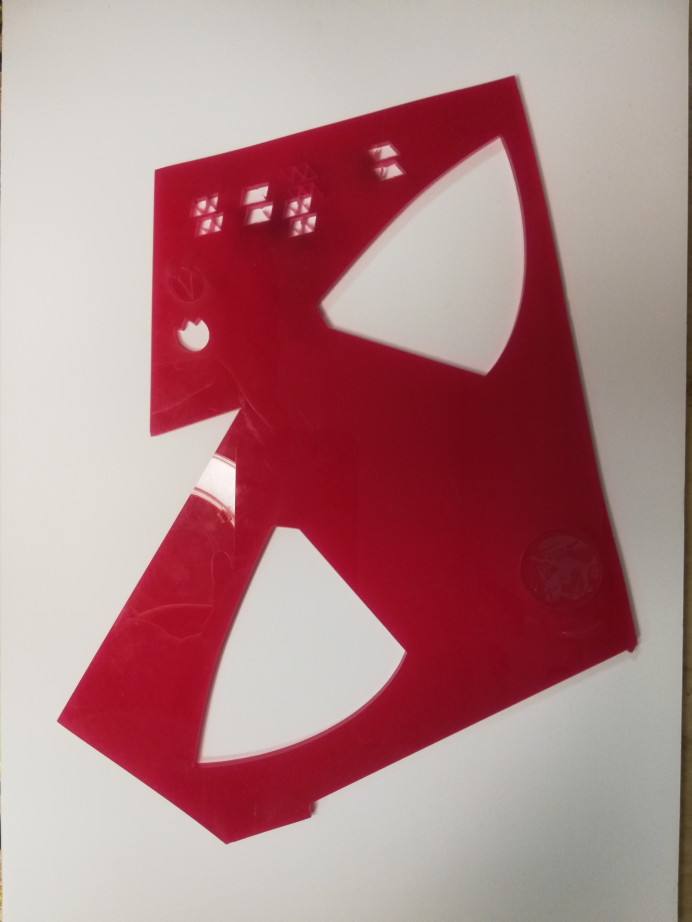
#> input picture lesson04/Task02/nobg_plastic.jpg, 3456 x 4608 px (shown at 1/5 size)
$ jupyter execute Lesson04_task02.ipynb
#> lines starting #> are read from the running program, lines starting #| are printed output that depends on the picture; after the words box and inside, x2 and y2 are one past the last pixel; in counts of white or black regions, pixels touching at a corner belong together
[cell 1]
import numpy as np
import cv2 as cv # OpenCV library
from google.colab.patches import cv2_imshow # colab-specific function
import random as rng

img = cv.imread("nobg_plastic.jpg")
#> img is the input picture: shape (4608, 3456, 3); mean B, G, R 132.9, 130.5, 176
img_gray = cv.cvtColor(img, cv.COLOR_BGR2GRAY)
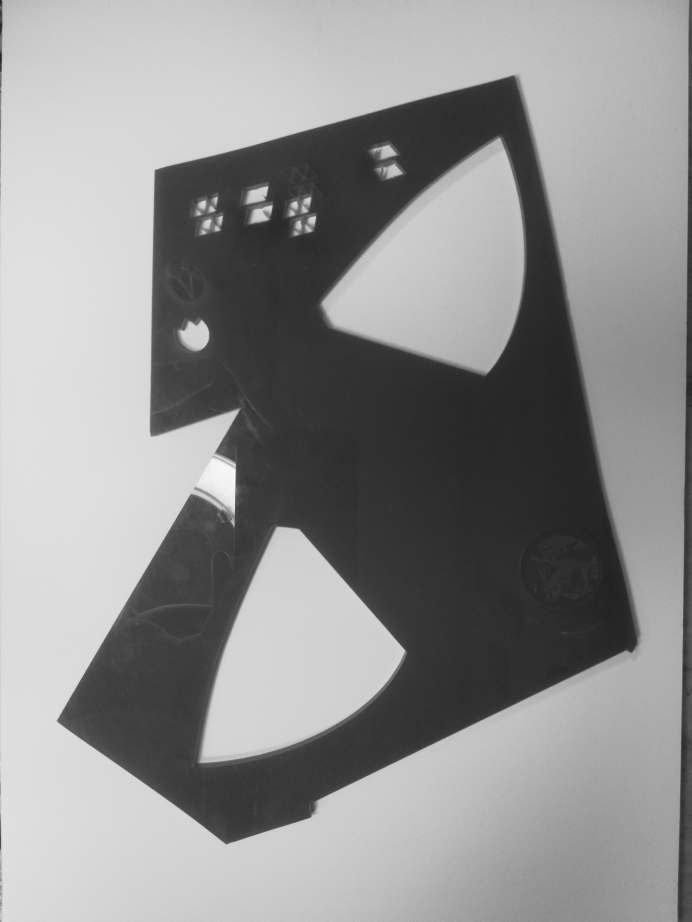
#> img_gray: shape (4608, 3456) (shown at 1/5 size); min 3, max 253, mean 144.4
img_blur = cv.blur(img_gray, (3,3))
img_blur = cv.resize(img_blur,None,fx=0.2, fy=0.2, interpolation = cv.INTER_CUBIC) # scaled down x0.2
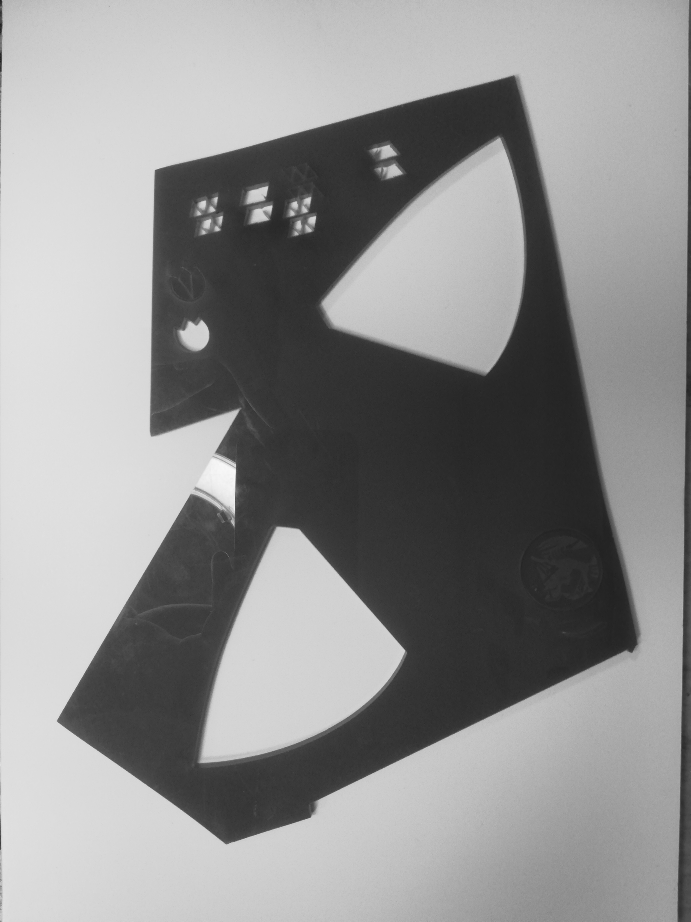
#> img_blur: shape (922, 691); min 29, max 247, mean 144.4

cv2_imshow(img_blur)

low_threshold = 70 # pixel value
ratio = 3

canny_output = cv.Canny(img_blur, low_threshold, low_threshold * ratio)
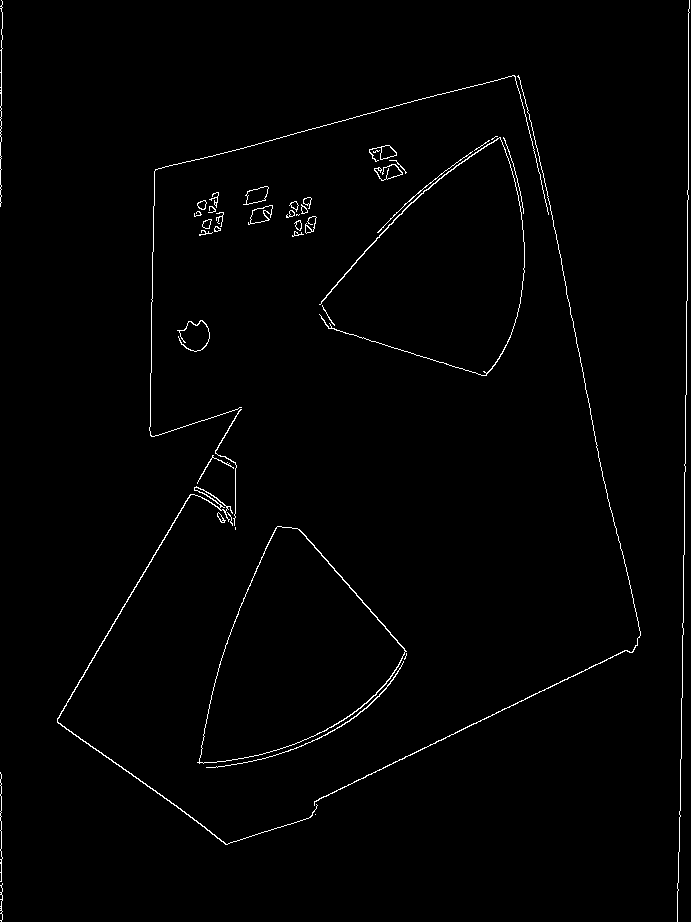
#> canny_output: shape (922, 691); 1.2% white in thin lines or dots
contours, _ = cv.findContours(canny_output, cv.RETR_TREE, cv.CHAIN_APPROX_SIMPLE,)
#> contours = 64 contours, 27 with area under 20; largest, box (x1, y1, x2, y2) and area: (197, 526, 407, 764) 28199, (199, 526, 406, 764) 27996, (57, 486, 318, 845) 426, (243, 186, 269, 205) 264, (246, 186, 269, 205) 260
cv2_imshow(canny_output)


# [9 lines of commented-out code are left out]
mu = [None]*len(contours)
#> mu = 64 items
for i in range(len(contours)):
  mu[i] = cv.moments(contours[i])
#> this loop made 64 passes

# Get the mass centers
mc = [None]*len(contours)
#> mc = 64 items
for i in range(len(contours)):
  # add 1e-5 to avoid division by zero
  mc[i] = (mu[i]['m10'] / (mu[i]['m00'] + 1e-5), mu[i]['m01'] / (mu[i]['m00'] + 1e-5))
#> after the loop, mc = 64 pairs, first value 0 to 505.5, second value 0 to 903.3


# Draw contours
drawing = np.zeros((canny_output.shape[0], canny_output.shape[1], 3), dtype=np.uint8)

for i in range(len(contours)):
  color = (rng.randint(0,256), rng.randint(0,256), rng.randint(0,256))
  cv.drawContours(drawing, contours, i, color, 2)
  cv.circle(drawing, (int(mc[i][0]), int(mc[i][1])), 4, color, -1)
#> this loop made 64 passes
#> color on passes 1 to 12: (197, 215, 20), (132, 248, 207), (155, 244, 183), (111, 71, 144), (71, 48, 128), (75, 158, 50), (37, 169, 241), (51, 181, 222), (161, 104, 244), (226, 133, 31), (7, 47, 204), (0, 252, 170)
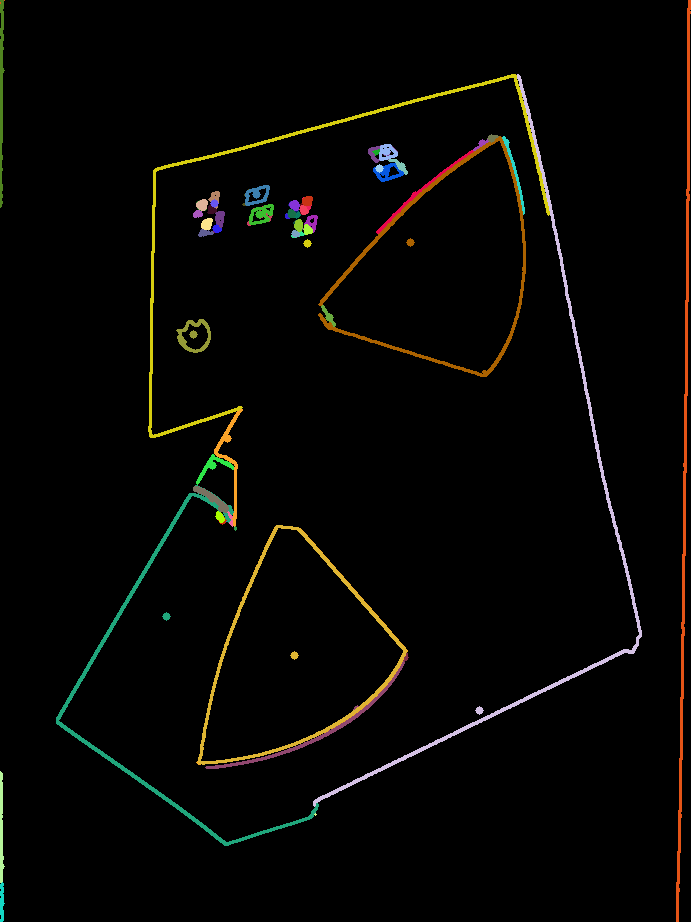
#> drawing: shape (922, 691, 3); mean of channels 0, 1, 2 3.4, 5.7, 6.4; drawn as B, G, R

cv2_imshow(drawing)

# here we calc area for every contour found in the image
for i in range(len(contours)):
  print(' * Contour[%d] - Area (M_00) = %.2f - Area OpenCV: %.2f - Length: %.2f' % (i, mu[i]['m00'], cv.contourArea(contours[i]), cv.arcLength(contours[i], True)))
